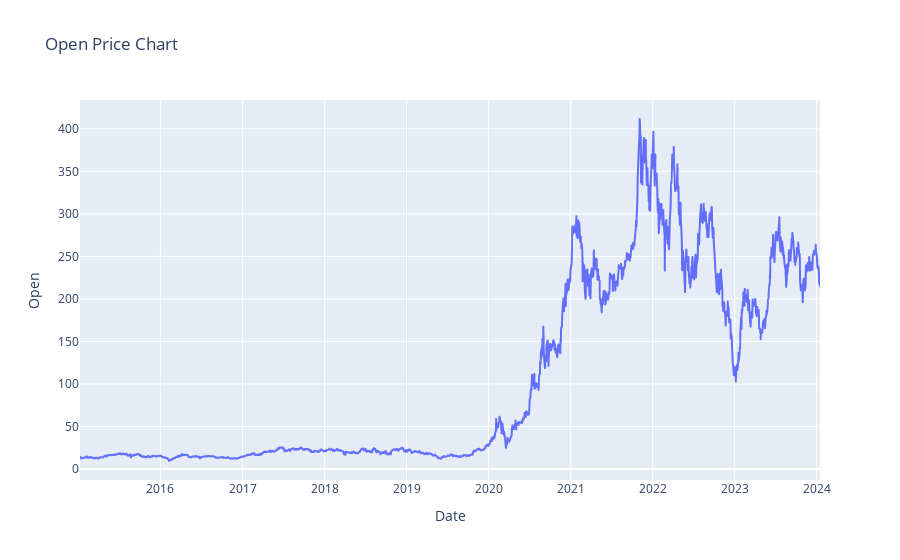
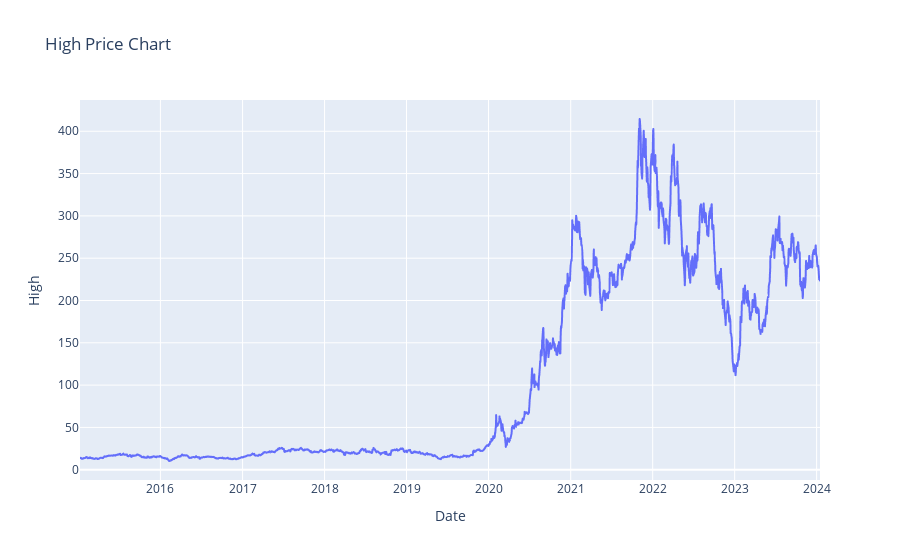
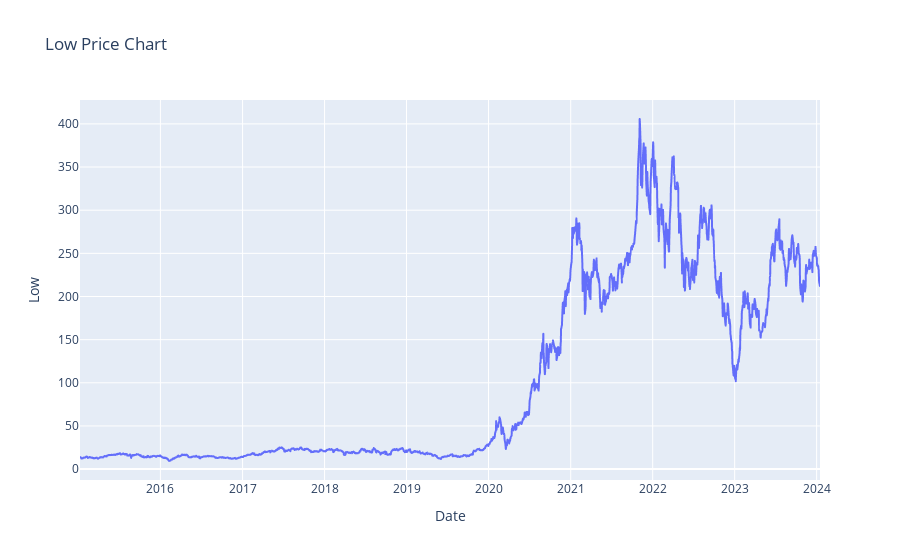
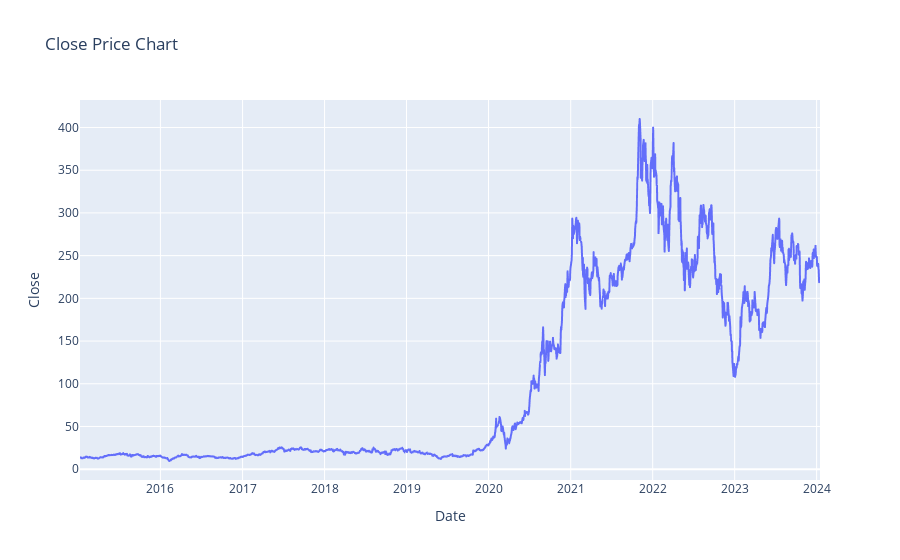

The notebook cell saved with these charts, in order:
### Markdown cell above
# Exploratory Data Analysis

### Code cell
# Plotting Stock Price
numeric_cols = ['Open','High','Low','Close']
for i, col in enumerate(numeric_cols, start=1):
    fig = px.line(df, x="Date", y=f"{col}", title=f"{col} Price Chart")
    fig.show()

### Figure 1 — Plotly figure (JSON) as saved in the notebook; plotly's stock layout.template omitted (floating-point values rounded to 4 significant figures; data arrays with more than 128 entries replaced by an {"elided": "..."} marker saying what was removed)
{"data": [{"hovertemplate": "Date=%{x}<br>Open=%{y}<extra></extra>", "legendgroup": "", "line": {"color": "#636efa", "dash": "solid"}, "marker": {"symbol": "circle"}, "mode": "lines", "name": "", "showlegend": false, "type": "scattergl", "x": {"elided": "2270 str values"}, "xaxis": "x", "y": {"elided": "2270 float values"}, "yaxis": "y"}], "layout": {"legend": {"tracegroupgap": 0}, "title": {"text": "Open Price Chart"}, "xaxis": {"anchor": "y", "domain": [0, 1], "title": {"text": "Date"}}, "yaxis": {"anchor": "x", "domain": [0, 1], "title": {"text": "Open"}}}}

### Figure 2 — Plotly figure (JSON) as saved in the notebook; plotly's stock layout.template omitted (floating-point values rounded to 4 significant figures; data arrays with more than 128 entries replaced by an {"elided": "..."} marker saying what was removed)
{"data": [{"hovertemplate": "Date=%{x}<br>High=%{y}<extra></extra>", "legendgroup": "", "line": {"color": "#636efa", "dash": "solid"}, "marker": {"symbol": "circle"}, "mode": "lines", "name": "", "showlegend": false, "type": "scattergl", "x": {"elided": "2270 str values"}, "xaxis": "x", "y": {"elided": "2270 float values"}, "yaxis": "y"}], "layout": {"legend": {"tracegroupgap": 0}, "title": {"text": "High Price Chart"}, "xaxis": {"anchor": "y", "domain": [0, 1], "title": {"text": "Date"}}, "yaxis": {"anchor": "x", "domain": [0, 1], "title": {"text": "High"}}}}

### Figure 3 — Plotly figure (JSON) as saved in the notebook; plotly's stock layout.template omitted (floating-point values rounded to 4 significant figures; data arrays with more than 128 entries replaced by an {"elided": "..."} marker saying what was removed)
{"data": [{"hovertemplate": "Date=%{x}<br>Low=%{y}<extra></extra>", "legendgroup": "", "line": {"color": "#636efa", "dash": "solid"}, "marker": {"symbol": "circle"}, "mode": "lines", "name": "", "showlegend": false, "type": "scattergl", "x": {"elided": "2270 str values"}, "xaxis": "x", "y": {"elided": "2270 float values"}, "yaxis": "y"}], "layout": {"legend": {"tracegroupgap": 0}, "title": {"text": "Low Price Chart"}, "xaxis": {"anchor": "y", "domain": [0, 1], "title": {"text": "Date"}}, "yaxis": {"anchor": "x", "domain": [0, 1], "title": {"text": "Low"}}}}

### Figure 4 — Plotly figure (JSON) as saved in the notebook; plotly's stock layout.template omitted (floating-point values rounded to 4 significant figures; data arrays with more than 128 entries replaced by an {"elided": "..."} marker saying what was removed)
{"data": [{"hovertemplate": "Date=%{x}<br>Close=%{y}<extra></extra>", "legendgroup": "", "line": {"color": "#636efa", "dash": "solid"}, "marker": {"symbol": "circle"}, "mode": "lines", "name": "", "showlegend": false, "type": "scattergl", "x": {"elided": "2270 str values"}, "xaxis": "x", "y": {"elided": "2270 float values"}, "yaxis": "y"}], "layout": {"legend": {"tracegroupgap": 0}, "title": {"text": "Close Price Chart"}, "xaxis": {"anchor": "y", "domain": [0, 1], "title": {"text": "Date"}}, "yaxis": {"anchor": "x", "domain": [0, 1], "title": {"text": "Close"}}}}
